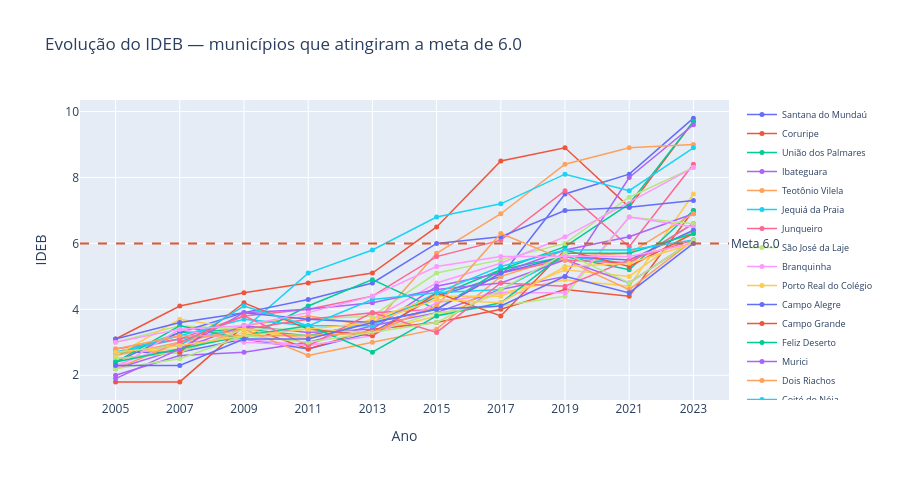

The code cell stored with this chart in its notebook:
### Code cell
fig = go.Figure()

# Linha de cada município que atingiu a meta
for cod in acima["CO_MUNICIPIO"]:
    serie = ai[ai["CO_MUNICIPIO"] == cod].sort_values("ano")
    nome = serie["NO_MUNICIPIO"].iloc[0]
    fig.add_trace(go.Scatter(
        x=serie["ano"], y=serie["ideb"],
        mode="lines+markers",
        name=nome,
        line=dict(width=1.5),
        marker=dict(size=5),
        hovertemplate=f"<b>{nome}</b><br>Ano: %{{x}}<br>IDEB: %{{y:.1f}}<extra></extra>",
    ))

# Linha da meta
fig.add_hline(
    y=META, line_dash="dash", line_color="#D85A30",
    annotation_text="Meta 6.0",
    annotation_position="right",
)

fig.update_layout(
    title="Evolução do IDEB — municípios que atingiram a meta de 6.0",
    xaxis_title="Ano",
    yaxis_title="IDEB",
    xaxis=dict(tickmode="array", tickvals=sorted(ai["ano"].unique())),
    height=480,
    legend=dict(
        orientation="v", x=1.02, y=1,
        font=dict(size=9),
    ),
)
fig.show()

### Figure 1 — Plotly figure (JSON) as saved in the notebook; plotly's stock layout.template omitted (floating-point values rounded to 4 significant figures)
{"data": [{"hovertemplate": "<b>Santana do Mundaú</b><br>Ano: %{x}<br>IDEB: %{y:.1f}<extra></extra>", "line": {"width": 1.5}, "marker": {"size": 5}, "mode": "lines+markers", "name": "Santana do Mundaú", "type": "scatter", "x": [2005, 2007, 2009, 2011, 2013, 2015, 2017, 2019, 2021, 2023], "y": [2.7, 2.7, 3.1, 2.8, 3.3, 4.4, 5.0, 7.5, 8.1, 9.8]}, {"hovertemplate": "<b>Coruripe</b><br>Ano: %{x}<br>IDEB: %{y:.1f}<extra></extra>", "line": {"width": 1.5}, "marker": {"size": 5}, "mode": "lines+markers", "name": "Coruripe", "type": "scatter", "x": [2005, 2007, 2009, 2011, 2013, 2015, 2017, 2019, 2021, 2023], "y": [3.1, 4.1, 4.5, 4.8, 5.1, 6.5, 8.5, 8.9, 7.1, 9.7]}, {"hovertemplate": "<b>União dos Palmares</b><br>Ano: %{x}<br>IDEB: %{y:.1f}<extra></extra>", "line": {"width": 1.5}, "marker": {"size": 5}, "mode": "lines+markers", "name": "União dos Palmares", "type": "scatter", "x": [2005, 2007, 2009, 2011, 2013, 2015, 2017, 2019, 2021, 2023], "y": [2.6, 3.3, 3.4, 3.2, 3.6, 4.4, 5.2, 5.9, 7.2, 9.7]}, {"hovertemplate": "<b>Ibateguara</b><br>Ano: %{x}<br>IDEB: %{y:.1f}<extra></extra>", "line": {"width": 1.5}, "marker": {"size": 5}, "mode": "lines+markers", "name": "Ibateguara", "type": "scatter", "x": [2005, 2007, 2009, 2011, 2013, 2015, 2017, 2019, 2021, 2023], "y": [2.0, 2.6, 2.7, 3.0, 3.5, 3.9, 4.6, 5.0, 8.0, 9.6]}, {"hovertemplate": "<b>Teotônio Vilela</b><br>Ano: %{x}<br>IDEB: %{y:.1f}<extra></extra>", "line": {"width": 1.5}, "marker": {"size": 5}, "mode": "lines+markers", "name": "Teotônio Vilela", "type": "scatter", "x": [2005, 2007, 2009, 2011, 2013, 2015, 2017, 2019, 2021, 2023], "y": [2.6, 3.0, 3.5, 3.8, 3.5, 5.7, 6.9, 8.4, 8.9, 9.0]}, {"hovertemplate": "<b>Jequiá da Praia</b><br>Ano: %{x}<br>IDEB: %{y:.1f}<extra></extra>", "line": {"width": 1.5}, "marker": {"size": 5}, "mode": "lines+markers", "name": "Jequiá da Praia", "type": "scatter", "x": [2005, 2007, 2009, 2011, 2013, 2015, 2017, 2019, 2021, 2023], "y": [2.7, 3.1, 3.4, 5.1, 5.8, 6.8, 7.2, 8.1, 7.6, 8.9]}, {"hovertemplate": "<b>Junqueiro</b><br>Ano: %{x}<br>IDEB: %{y:.1f}<extra></extra>", "line": {"width": 1.5}, "marker": {"size": 5}, "mode": "lines+markers", "name": "Junqueiro", "type": "scatter", "x": [2005, 2007, 2009, 2011, 2013, 2015, 2017, 2019, 2021, 2023], "y": [2.8, 3.1, 3.8, 4.0, 4.4, 5.6, 6.1, 7.6, 5.9, 8.4]}, {"hovertemplate": "<b>São José da Laje</b><br>Ano: %{x}<br>IDEB: %{y:.1f}<extra></extra>", "line": {"width": 1.5}, "marker": {"size": 5}, "mode": "lines+markers", "name": "São José da Laje", "type": "scatter", "x": [2005, 2007, 2009, 2011, 2013, 2015, 2017, 2019, 2021, 2023], "y": [3.0, 3.5, 3.4, 3.7, 3.8, 5.1, 5.5, 6.0, 7.4, 8.3]}, {"hovertemplate": "<b>Branquinha</b><br>Ano: %{x}<br>IDEB: %{y:.1f}<extra></extra>", "line": {"width": 1.5}, "marker": {"size": 5}, "mode": "lines+markers", "name": "Branquinha", "type": "scatter", "x": [2005, 2007, 2009, 2011, 2013, 2015, 2017, 2019, 2023], "y": [2.3, 3.0, 3.1, 2.9, 3.7, 4.8, 5.4, 6.2, 8.3]}, {"hovertemplate": "<b>Porto Real do Colégio</b><br>Ano: %{x}<br>IDEB: %{y:.1f}<extra></extra>", "line": {"width": 1.5}, "marker": {"size": 5}, "mode": "lines+markers", "name": "Porto Real do Colégio", "type": "scatter", "x": [2005, 2007, 2009, 2011, 2013, 2015, 2017, 2019, 2021, 2023], "y": [2.7, 2.8, 3.3, 3.2, 3.3, 3.8, 4.5, 4.9, 4.7, 7.5]}, {"hovertemplate": "<b>Campo Alegre</b><br>Ano: %{x}<br>IDEB: %{y:.1f}<extra></extra>", "line": {"width": 1.5}, "marker": {"size": 5}, "mode": "lines+markers", "name": "Campo Alegre", "type": "scatter", "x": [2005, 2007, 2009, 2011, 2013, 2015, 2017, 2019, 2021, 2023], "y": [2.4, 3.3, 3.9, 4.3, 4.8, 6.0, 6.2, 7.0, 7.1, 7.3]}, {"hovertemplate": "<b>Campo Grande</b><br>Ano: %{x}<br>IDEB: %{y:.1f}<extra></extra>", "line": {"width": 1.5}, "marker": {"size": 5}, "mode": "lines+markers", "name": "Campo Grande", "type": "scatter", "x": [2005, 2007, 2009, 2011, 2013, 2015, 2017, 2019, 2021, 2023], "y": [1.8, 1.8, 3.5, 2.8, 3.4, 3.6, 4.0, 4.6, 4.4, 7.0]}, {"hovertemplate": "<b>Feliz Deserto</b><br>Ano: %{x}<br>IDEB: %{y:.1f}<extra></extra>", "line": {"width": 1.5}, "marker": {"size": 5}, "mode": "lines+markers", "name": "Feliz Deserto", "type": "scatter", "x": [2005, 2007, 2009, 2011, 2013, 2015, 2017, 2019, 2021, 2023], "y": [2.4, 3.5, 3.1, 4.1, 4.9, 4.0, 5.2, 5.6, 5.2, 7.0]}, {"hovertemplate": "<b>Murici</b><br>Ano: %{x}<br>IDEB: %{y:.1f}<extra></extra>", "line": {"width": 1.5}, "marker": {"size": 5}, "mode": "lines+markers", "name": "Murici", "type": "scatter", "x": [2005, 2007, 2009, 2011, 2013, 2015, 2017, 2019, 2021, 2023], "y": [2.2, 2.8, 3.5, 3.3, 3.4, 4.7, 5.1, 5.8, 6.2, 6.9]}, {"hovertemplate": "<b>Dois Riachos</b><br>Ano: %{x}<br>IDEB: %{y:.1f}<extra></extra>", "line": {"width": 1.5}, "marker": {"size": 5}, "mode": "lines+markers", "name": "Dois Riachos", "type": "scatter", "x": [2005, 2007, 2009, 2011, 2013, 2015, 2017, 2019, 2021, 2023], "y": [2.2, 3.0, 3.4, 2.6, 3.0, 3.4, 5.0, 5.6, 5.7, 6.9]}, {"hovertemplate": "<b>Coité do Nóia</b><br>Ano: %{x}<br>IDEB: %{y:.1f}<extra></extra>", "line": {"width": 1.5}, "marker": {"size": 5}, "mode": "lines+markers", "name": "Coité do Nóia", "type": "scatter", "x": [2005, 2007, 2009, 2011, 2013, 2015, 2017, 2019, 2021, 2023], "y": [2.7, 3.2, 3.7, 3.5, 3.5, 4.5, 4.6, 5.6, 5.4, 6.6]}, {"hovertemplate": "<b>Limoeiro de Anadia</b><br>Ano: %{x}<br>IDEB: %{y:.1f}<extra></extra>", "line": {"width": 1.5}, "marker": {"size": 5}, "mode": "lines+markers", "name": "Limoeiro de Anadia", "type": "scatter", "x": [2005, 2007, 2009, 2011, 2013, 2015, 2017, 2019, 2021, 2023], "y": [2.5, 2.7, 3.4, 3.7, 3.9, 4.0, 5.1, 5.5, 5.4, 6.6]}, {"hovertemplate": "<b>São Brás</b><br>Ano: %{x}<br>IDEB: %{y:.1f}<extra></extra>", "line": {"width": 1.5}, "marker": {"size": 5}, "mode": "lines+markers", "name": "São Brás", "type": "scatter", "x": [2005, 2007, 2009, 2011, 2013, 2015, 2017, 2019, 2021, 2023], "y": [2.5, 2.7, 3.4, 3.4, 3.3, 3.9, 4.1, 4.4, 6.8, 6.6]}, {"hovertemplate": "<b>Colônia Leopoldina</b><br>Ano: %{x}<br>IDEB: %{y:.1f}<extra></extra>", "line": {"width": 1.5}, "marker": {"size": 5}, "mode": "lines+markers", "name": "Colônia Leopoldina", "type": "scatter", "x": [2005, 2007, 2009, 2011, 2013, 2015, 2017, 2019, 2021, 2023], "y": [2.2, 3.4, 3.0, 2.9, 3.2, 4.2, 4.5, 4.5, 6.8, 6.5]}, {"hovertemplate": "<b>Coqueiro Seco</b><br>Ano: %{x}<br>IDEB: %{y:.1f}<extra></extra>", "line": {"width": 1.5}, "marker": {"size": 5}, "mode": "lines+markers", "name": "Coqueiro Seco", "type": "scatter", "x": [2005, 2007, 2009, 2011, 2013, 2015, 2017, 2019, 2021, 2023], "y": [2.6, 3.7, 3.4, 3.1, 3.7, 4.4, 4.4, 5.2, 5.0, 6.4]}, {"hovertemplate": "<b>Penedo</b><br>Ano: %{x}<br>IDEB: %{y:.1f}<extra></extra>", "line": {"width": 1.5}, "marker": {"size": 5}, "mode": "lines+markers", "name": "Penedo", "type": "scatter", "x": [2005, 2007, 2009, 2011, 2013, 2015, 2017, 2019, 2021, 2023], "y": [3.1, 3.6, 3.9, 3.7, 3.6, 4.0, 5.1, 5.6, 5.5, 6.4]}, {"hovertemplate": "<b>Belo Monte</b><br>Ano: %{x}<br>IDEB: %{y:.1f}<extra></extra>", "line": {"width": 1.5}, "marker": {"size": 5}, "mode": "lines+markers", "name": "Belo Monte", "type": "scatter", "x": [2007, 2009, 2011, 2013, 2015, 2017, 2019, 2021, 2023], "y": [2.7, 4.2, 3.4, 3.2, 4.5, 3.8, 5.8, 5.3, 6.3]}, {"hovertemplate": "<b>Anadia</b><br>Ano: %{x}<br>IDEB: %{y:.1f}<extra></extra>", "line": {"width": 1.5}, "marker": {"size": 5}, "mode": "lines+markers", "name": "Anadia", "type": "scatter", "x": [2005, 2007, 2009, 2011, 2013, 2015, 2017, 2019, 2021, 2023], "y": [2.4, 2.8, 3.2, 3.5, 2.7, 3.8, 4.2, 5.7, 5.7, 6.3]}, {"hovertemplate": "<b>Batalha</b><br>Ano: %{x}<br>IDEB: %{y:.1f}<extra></extra>", "line": {"width": 1.5}, "marker": {"size": 5}, "mode": "lines+markers", "name": "Batalha", "type": "scatter", "x": [2005, 2007, 2009, 2011, 2013, 2015, 2017, 2019, 2021, 2023], "y": [1.9, 2.8, 3.9, 4.0, 4.2, 4.6, 4.8, 5.5, 4.8, 6.1]}, {"hovertemplate": "<b>Roteiro</b><br>Ano: %{x}<br>IDEB: %{y:.1f}<extra></extra>", "line": {"width": 1.5}, "marker": {"size": 5}, "mode": "lines+markers", "name": "Roteiro", "type": "scatter", "x": [2005, 2007, 2009, 2011, 2013, 2015, 2017, 2019, 2021, 2023], "y": [2.8, 3.2, 3.2, 3.2, 3.3, 4.1, 6.3, 5.5, 4.6, 6.1]}, {"hovertemplate": "<b>São Miguel dos Campos</b><br>Ano: %{x}<br>IDEB: %{y:.1f}<extra></extra>", "line": {"width": 1.5}, "marker": {"size": 5}, "mode": "lines+markers", "name": "São Miguel dos Campos", "type": "scatter", "x": [2005, 2007, 2009, 2011, 2013, 2015, 2017, 2019, 2021, 2023], "y": [2.7, 2.9, 4.1, 3.5, 4.3, 4.5, 5.3, 5.8, 5.8, 6.1]}, {"hovertemplate": "<b>Jacaré dos Homens</b><br>Ano: %{x}<br>IDEB: %{y:.1f}<extra></extra>", "line": {"width": 1.5}, "marker": {"size": 5}, "mode": "lines+markers", "name": "Jacaré dos Homens", "type": "scatter", "x": [2007, 2009, 2011, 2013, 2015, 2017, 2019, 2021, 2023], "y": [3.0, 3.8, 2.9, 3.9, 3.3, 4.8, 4.7, 5.5, 6.1]}, {"hovertemplate": "<b>Maravilha</b><br>Ano: %{x}<br>IDEB: %{y:.1f}<extra></extra>", "line": {"width": 1.5}, "marker": {"size": 5}, "mode": "lines+markers", "name": "Maravilha", "type": "scatter", "x": [2005, 2007, 2009, 2011, 2015, 2017, 2019, 2021, 2023], "y": [2.2, 2.5, 3.2, 3.0, 3.6, 4.6, 5.7, 4.8, 6.1]}, {"hovertemplate": "<b>Taquarana</b><br>Ano: %{x}<br>IDEB: %{y:.1f}<extra></extra>", "line": {"width": 1.5}, "marker": {"size": 5}, "mode": "lines+markers", "name": "Taquarana", "type": "scatter", "x": [2005, 2007, 2009, 2011, 2013, 2015, 2017, 2019, 2021, 2023], "y": [3.0, 3.4, 3.5, 3.9, 4.4, 5.3, 5.6, 5.6, 5.6, 6.0]}, {"hovertemplate": "<b>Chã Preta</b><br>Ano: %{x}<br>IDEB: %{y:.1f}<extra></extra>", "line": {"width": 1.5}, "marker": {"size": 5}, "mode": "lines+markers", "name": "Chã Preta", "type": "scatter", "x": [2005, 2007, 2009, 2011, 2013, 2015, 2017, 2019, 2021, 2023], "y": [2.7, 2.9, 3.2, 3.4, 3.6, 4.3, 4.2, 5.3, 5.4, 6.0]}, {"hovertemplate": "<b>Campestre</b><br>Ano: %{x}<br>IDEB: %{y:.1f}<extra></extra>", "line": {"width": 1.5}, "marker": {"size": 5}, "mode": "lines+markers", "name": "Campestre", "type": "scatter", "x": [2005, 2007, 2009, 2011, 2013, 2015, 2017, 2019, 2021, 2023], "y": [2.3, 2.3, 3.1, 3.1, 3.6, 4.0, 4.1, 5.0, 4.5, 6.0]}], "layout": {"annotations": [{"showarrow": false, "text": "Meta 6.0", "x": 1, "xanchor": "left", "xref": "x domain", "y": 6, "yanchor": "middle", "yref": "y"}], "height": 480, "legend": {"font": {"size": 9}, "orientation": "v", "x": 1.02, "y": 1}, "shapes": [{"line": {"color": "#D85A30", "dash": "dash"}, "type": "line", "x0": 0, "x1": 1, "xref": "x domain", "y0": 6, "y1": 6, "yref": "y"}], "title": {"text": "Evolução do IDEB — municípios que atingiram a meta de 6.0"}, "xaxis": {"tickmode": "array", "tickvals": [2005, 2007, 2009, 2011, 2013, 2015, 2017, 2019, 2021, 2023], "title": {"text": "Ano"}}, "yaxis": {"title": {"text": "IDEB"}}}}
